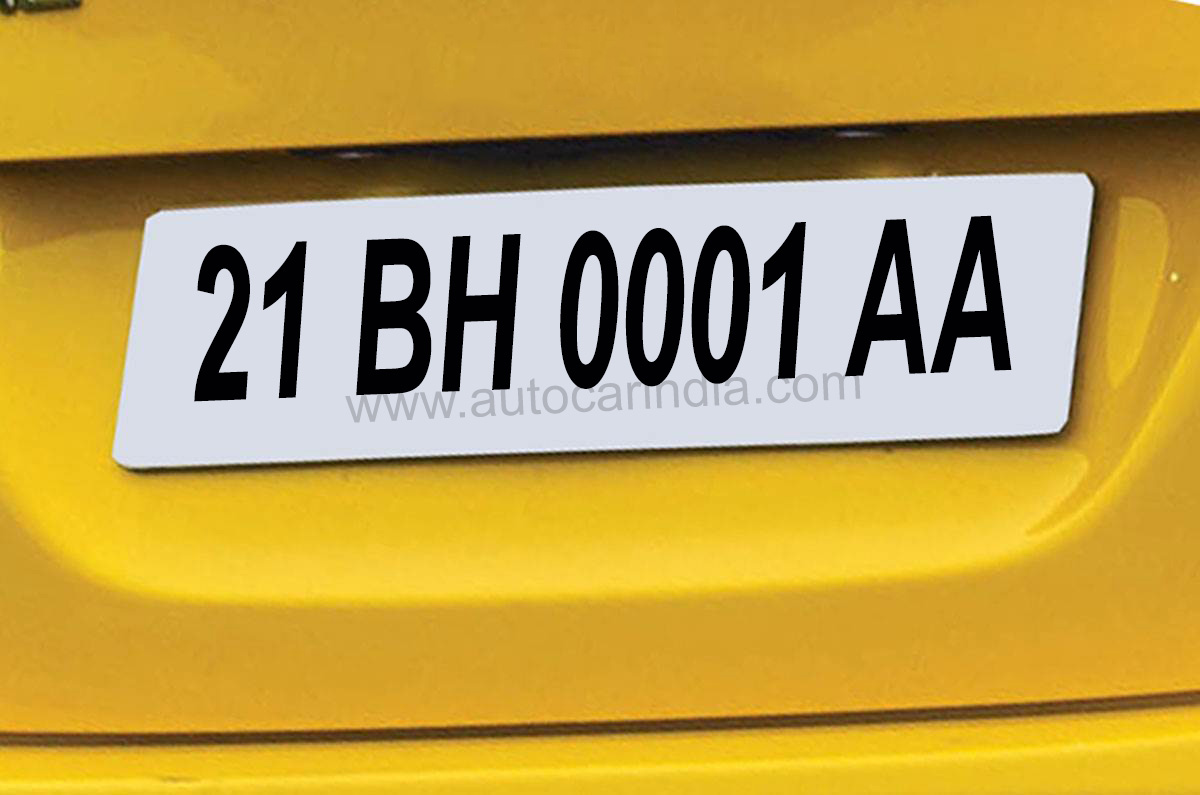
#> input picture sss.jpg, 1200 x 795 px, given in place of the camera
$ python ImageCapture.py
#> lines starting #> are read from the running program, lines starting #| are printed output that depends on the picture; after the words box and inside, x2 and y2 are one past the last pixel; in counts of white or black regions, pixels touching at a corner belong together; pictures that were not available may be replaced by others from this repository, and a replacement may not be noted
#> further down, frame is the input picture: shape (795, 1200, 3); mean B, G, R 75.4, 161.2, 192.8
#> (key q is pressed here)
#| True
### working.py
import cv2
import imutils
import pytesseract as tess
import pytesseract


def scan():
    tess.pytesseract.tesseract_cmd = r'C:\Users\Administrator\AppData\Local\Programs\Tesseract-OCR\tesseract.exe'

    image = cv2.imread('C:\\Users\\Administrator\\PycharmProjects\\pythonProject5\\capture.jpg')
    image = imutils.resize(image, width=400)
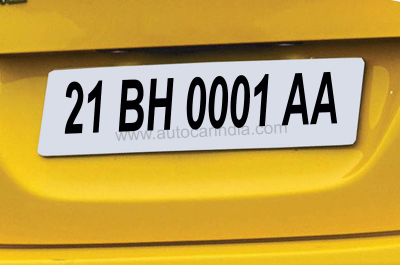
#> image: shape (265, 400, 3); mean B, G, R 75.4, 161.2, 192.8
    cv2.imshow("original image", image)
    cv2.waitKey(0)

    gray_image = cv2.cvtColor(image, cv2.COLOR_BGR2GRAY)
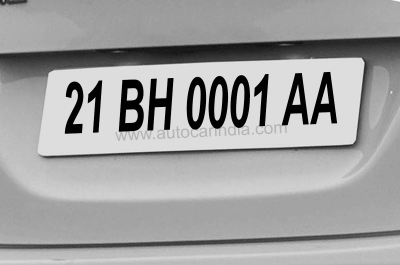
#> gray_image: shape (265, 400); min 1, max 252, mean 160.8
    cv2.imshow("greyed image", gray_image)
    cv2.waitKey(0)

    gray_image = cv2.bilateralFilter(gray_image, 11, 17, 17)
    cv2.imshow("smoothened image", gray_image)
    cv2.waitKey(0)

    edged = cv2.Canny(gray_image, 30, 200)
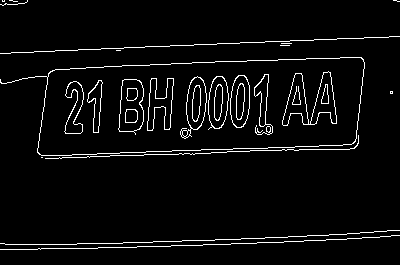
#> edged: shape (265, 400); 4.3% white in thin lines or dots
    cv2.imshow("edged image", edged)
    cv2.waitKey(0)

    cnts, new = cv2.findContours(edged.copy(), cv2.RETR_LIST, cv2.CHAIN_APPROX_SIMPLE)
#> cnts = 54 contours, 20 with area under 20; largest, box (x1, y1, x2, y2) and area: (0, 57, 365, 156) 27604, (37, 57, 365, 156) 27591, (282, 71, 337, 126) 1430, (118, 79, 144, 135) 1112, (118, 79, 144, 132) 1100; new = 54 rows, first 6: [1, -1, -1, -1], [2, 0, -1, -1], [3, 1, -1, -1], [4, 2, -1, -1], [5, 3, -1, -1], [6, 4, -1, -1]
    image1 = image.copy()
    cv2.drawContours(image1, cnts, -1, (0, 255, 0), 3)
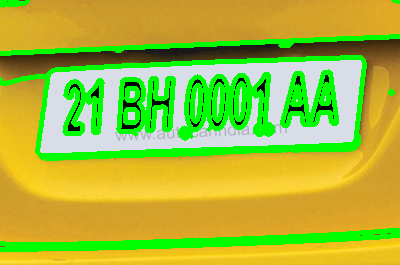
#> image1: shape (265, 400, 3); 19.51% of pixels changed, all inside (x1, y1, x2, y2) = (0, 0, 400, 252)
    cv2.imshow("contours", image1)
    cv2.waitKey(0)

    cnts = sorted(cnts, key=cv2.contourArea, reverse=True)[:30]
#> cnts = 30 contours; largest, box (x1, y1, x2, y2) and area: (0, 57, 365, 156) 27604, (37, 57, 365, 156) 27591, (282, 71, 337, 126) 1430, (118, 79, 144, 135) 1112, (118, 79, 144, 132) 1100
    screenCnt = None
    image2 = image.copy()
    cv2.drawContours(image2, cnts, -1, (0, 255, 0), 3)
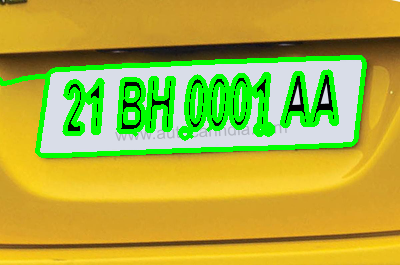
#> image2: shape (265, 400, 3); 12.35% of pixels changed, all inside (x1, y1, x2, y2) = (0, 55, 367, 158)
    cv2.imshow("Top 30 contours", image2)
    cv2.waitKey(0)

    i = 7
    for c in cnts:
        perimeter = cv2.arcLength(c, True)
        approx = cv2.approxPolyDP(c, 0.018 * perimeter, True)
        if len(approx) == 4:
            screenCnt = approx
            x, y, w, h = cv2.boundingRect(c)
            new_img = image[y:y + h, x:x + w]
            cv2.imwrite('./' + str(i) + '.png', new_img)
            i += 1
            break
#> this loop made 2 passes
#> (perimeter, screenCnt, x, y, w, h, i) on pass 2: (814.9, [[364, 62], [351, 144], [37, 151], [55, 69]], 37, 57, 328, 99, 8)
#> perimeter on pass 1: 924.1
#> pass 2, in scan, `new_img = image[y:y + h, x:x + w]`:
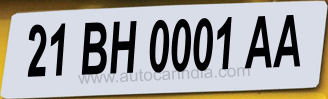
#> new_img: shape (99, 328, 3); mean B, G, R 160.2, 162.2, 163.9
#> after the loop, i = 8

    cv2.drawContours(image, [screenCnt], -1, (0, 255, 0), 3)
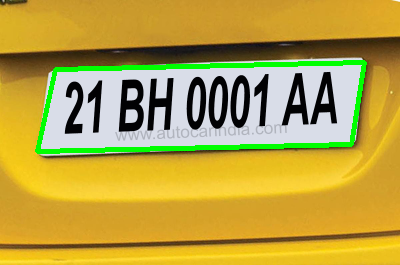
#> image: shape (265, 400, 3); 3.69% of pixels changed, all inside (x1, y1, x2, y2) = (35, 60, 367, 154)
    cv2.imshow("image with detected license plate", image)
    cv2.waitKey(0)

    Cropped_loc = './7.png'
    cv2.imshow("cropped", cv2.imread(Cropped_loc))
    plate = pytesseract.image_to_string(Cropped_loc, lang='eng')
    print("Number plate is:", plate)
    bad_chars = [';', ':', '!', "*", "|", ".", "-", ","]
    test_string = ".DDH237|*"
    # remove bad_chars
    for i in bad_chars:
        plate = plate.replace(i, '')

    # printing resultant string
    print("Resultant list is : " + str(plate))

    cv2.waitKey(0)
    cv2.destroyAllWindows()

### ImageCapture.py
import cv2
import working

# 1.creating a video object
video = cv2.VideoCapture(0)
# 2. Variable
a = 0
# 3. While loop
while True:
    a = a + 1
    # 4.Create a frame object
    check, frame = video.read()
    # Converting to grayscale
    # gray = cv2.cvtColor(frame,cv2.COLOR_BGR2GRAY)
    # 5.show the frame!
    cv2.imshow("Capturing", frame)
    # 6.for playing
    key = cv2.waitKey(1)
    if key == ord('q'):
        break
# 7. image saving
showPic = cv2.imwrite("capture.jpg", frame)
print(showPic)
# 8. shutdown the camera
video.release()
cv2.destroyAllWindows
working.scan()
#> (the call stopped at in scan, `plate = pytesseract.image_to_string(Cropped_loc, lang='eng')`: pytesseract is not available in this run)
